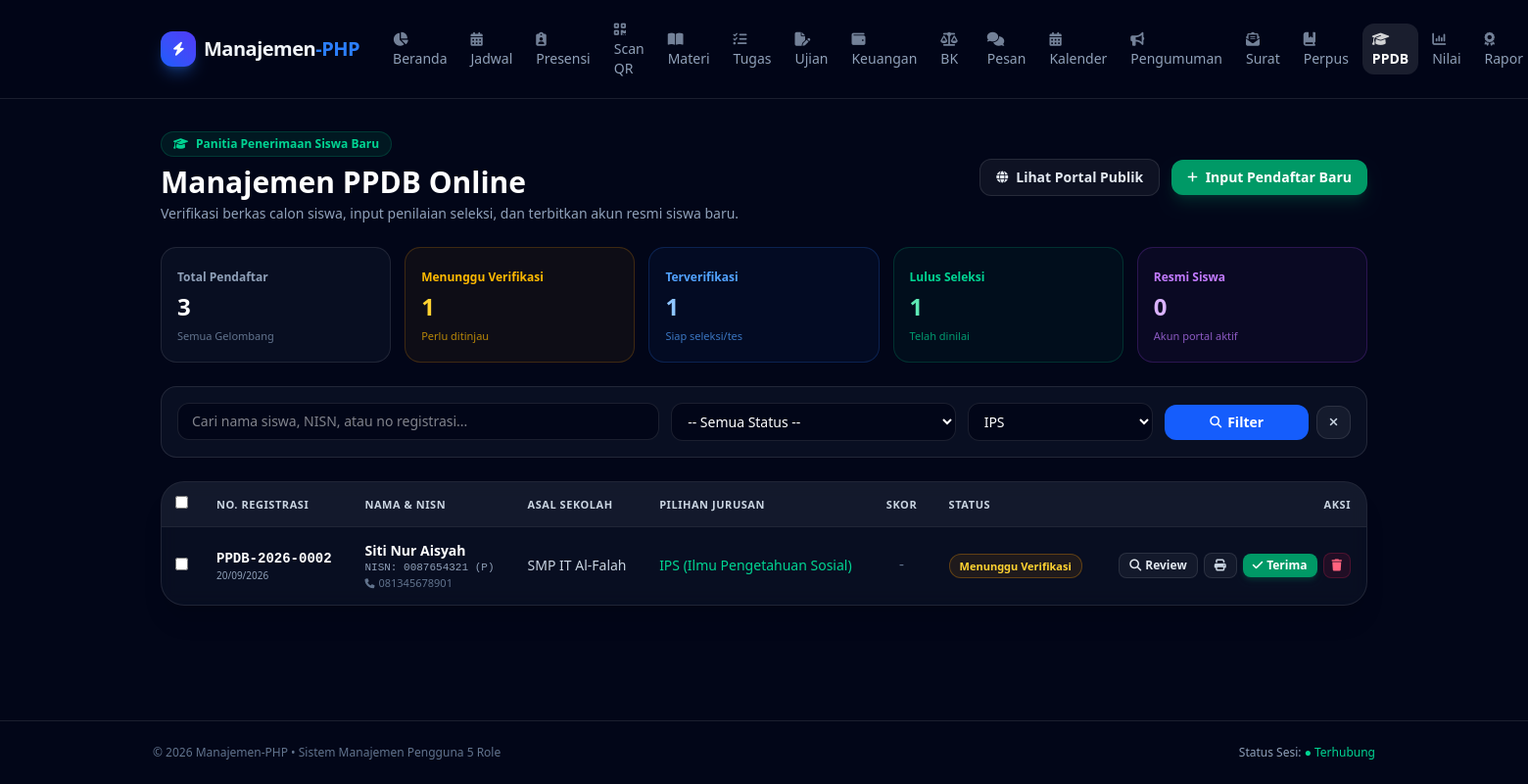
/dashboard/admin/ppdb.php?major=IPS (Ilmu Pengetahuan Sosial) (signed in), run on the app's committed database.
### tables this page shows
CREATE TABLE IF NOT EXISTS `ppdb_registrations` (
    `id` INT AUTO_INCREMENT PRIMARY KEY,
    `registration_no` VARCHAR(50) NOT NULL UNIQUE,
    `full_name` VARCHAR(150) NOT NULL,
    `nisn` VARCHAR(20) NOT NULL,
    `nik` VARCHAR(30) DEFAULT NULL,
    `gender` ENUM('L', 'P') NOT NULL,
    `birth_place` VARCHAR(100) NOT NULL,
    `birth_date` DATE NOT NULL,
    `religion` VARCHAR(50) DEFAULT 'Islam',
    `phone` VARCHAR(30) NOT NULL,
    `email` VARCHAR(100) NOT NULL,
    `address` TEXT NOT NULL,
    `previous_school` VARCHAR(150) NOT NULL,
    `chosen_major` VARCHAR(100) NOT NULL DEFAULT 'Umum',
    `parent_name` VARCHAR(150) NOT NULL,
    `parent_phone` VARCHAR(30) NOT NULL,
    `parent_job` VARCHAR(100) DEFAULT NULL,
    `report_card_doc` VARCHAR(255) DEFAULT NULL,
    `birth_cert_doc` VARCHAR(255) DEFAULT NULL,
    `family_card_doc` VARCHAR(255) DEFAULT NULL,
    `photo_doc` VARCHAR(255) DEFAULT NULL,
    `status` ENUM('menunggu_verifikasi', 'diverifikasi', 'lulus_seleksi', 'tidak_lulus', 'diterima') NOT NULL DEFAULT 'menunggu_verifikasi',
    `selection_score` DECIMAL(5,2) DEFAULT NULL,
    `notes` TEXT DEFAULT NULL,
    `user_id` INT DEFAULT NULL,
    `created_at` TIMESTAMP DEFAULT CURRENT_TIMESTAMP,
    `updated_at` TIMESTAMP DEFAULT CURRENT_TIMESTAMP ON UPDATE CURRENT_TIMESTAMP
);

### config/database.php (called while the page is built, shortened)
<?php
function getPpdbStatusLabel(string $status): string {
    return PPDB_STATUSES[$status]['label'] ?? ucfirst(str_replace('_', ' ', $status));
}
function getPpdbStatusBadge(string $status): string {
    return PPDB_STATUSES[$status]['badge'] ?? 'border-slate-500/30 bg-slate-500/10 text-slate-300';
}

### dashboard/admin/ppdb.php (the view, shortened to what this page needs)
<?php
require_once __DIR__ . "/../../config/database.php";
$filter_status = trim($_GET['status'] ?? '');
$filter_major  = trim($_GET['major'] ?? '');
$search_query  = trim($_GET['q'] ?? '');
$sql_where = [];
$sql_params = [];
if (!empty($filter_major)) {
    $sql_where[] = "chosen_major LIKE ?";
    $sql_params[] = "%$filter_major%";
}
$where_clause = !empty($sql_where) ? "WHERE " . implode(" AND ", $sql_where) : "";
$stats = [
    'total'    => (int)$pdo->query("SELECT COUNT(*) FROM ppdb_registrations")->fetchColumn(),
    'menunggu' => (int)$pdo->query("SELECT COUNT(*) FROM ppdb_registrations WHERE status = 'menunggu_verifikasi'")->fetchColumn(),
    'verif'    => (int)$pdo->query("SELECT COUNT(*) FROM ppdb_registrations WHERE status = 'diverifikasi'")->fetchColumn(),
    'lulus'    => (int)$pdo->query("SELECT COUNT(*) FROM ppdb_registrations WHERE status = 'lulus_seleksi'")->fetchColumn(),
    'diterima' => (int)$pdo->query("SELECT COUNT(*) FROM ppdb_registrations WHERE status = 'diterima'")->fetchColumn(),
];
$stmt_list = $pdo->prepare("SELECT * FROM ppdb_registrations $where_clause ORDER BY id DESC");
$stmt_list->execute($sql_params);
$registrations = $stmt_list->fetchAll();
include __DIR__ . "/../includes/header.php";
?>
<div class="space-y-6">
    <div class="flex flex-col sm:flex-row sm:items-center justify-between gap-4">
        <div>
            <div class="inline-flex items-center gap-2 rounded-full border border-emerald-500/20 bg-emerald-500/10 px-3 py-1 text-xs font-semibold text-emerald-400 mb-2">
                <i class="fa-solid fa-graduation-cap"></i> Panitia Penerimaan Siswa Baru
            </div>
            <h1 class="text-2xl sm:text-3xl font-extrabold text-white">Manajemen PPDB Online</h1>
            <p class="text-sm text-slate-400 mt-1">Verifikasi berkas calon siswa, input penilaian seleksi, dan terbitkan akun resmi siswa baru.</p>
        </div>
        <div class="flex items-center gap-3">
            <a href="../../ppdb.php" target="_blank"
               class="rounded-xl border border-white/10 bg-white/5 hover:bg-white/10 px-4 py-2 text-xs sm:text-sm font-semibold text-slate-200 transition flex items-center gap-2">
                <i class="fa-solid fa-globe text-xs"></i> Lihat Portal Publik
            </a>
            <a href="../../ppdb.php?tab=daftar" target="_blank"
               class="rounded-xl bg-emerald-600 hover:bg-emerald-500 px-4 py-2 text-xs sm:text-sm font-semibold text-white shadow-lg shadow-emerald-600/20 transition flex items-center gap-2">
                <i class="fa-solid fa-plus text-xs"></i> Input Pendaftar Baru
            </a>
        </div>
    </div>
    <div class="grid grid-cols-2 sm:grid-cols-5 gap-3.5">
        <div class="rounded-2xl border border-white/10 bg-slate-900/50 p-4">
            <span class="text-xs font-semibold text-slate-400">Total Pendaftar</span>
            <p class="text-2xl font-black text-white mt-1"><?= $stats['total'] ?></p>
            <span class="text-[11px] text-slate-500">Semua Gelombang</span>
        </div>
        <div class="rounded-2xl border border-amber-500/20 bg-amber-500/5 p-4">
            <span class="text-xs font-semibold text-amber-400">Menunggu Verifikasi</span>
            <p class="text-2xl font-black text-amber-300 mt-1"><?= $stats['menunggu'] ?></p>
            <span class="text-[11px] text-amber-400/70">Perlu ditinjau</span>
        </div>
        <div class="rounded-2xl border border-blue-500/20 bg-blue-500/5 p-4">
            <span class="text-xs font-semibold text-blue-400">Terverifikasi</span>
            <p class="text-2xl font-black text-blue-300 mt-1"><?= $stats['verif'] ?></p>
            <span class="text-[11px] text-blue-400/70">Siap seleksi/tes</span>
        </div>
        <div class="rounded-2xl border border-emerald-500/20 bg-emerald-500/5 p-4">
            <span class="text-xs font-semibold text-emerald-400">Lulus Seleksi</span>
            <p class="text-2xl font-black text-emerald-300 mt-1"><?= $stats['lulus'] ?></p>
            <span class="text-[11px] text-emerald-400/70">Telah dinilai</span>
        </div>
        <div class="col-span-2 sm:col-span-1 rounded-2xl border border-purple-500/20 bg-purple-500/5 p-4">
            <span class="text-xs font-semibold text-purple-400">Resmi Siswa</span>
            <p class="text-2xl font-black text-purple-300 mt-1"><?= $stats['diterima'] ?></p>
            <span class="text-[11px] text-purple-400/70">Akun portal aktif</span>
        </div>
    </div>
    <div class="rounded-2xl border border-white/10 bg-slate-900/60 p-4">
        <form method="GET" class="grid grid-cols-1 sm:grid-cols-12 gap-3">
            <div class="sm:col-span-5">
                <input type="text" name="q" value="<?= htmlspecialchars($search_query) ?>" placeholder="Cari nama siswa, NISN, atau no registrasi..."
                       class="w-full rounded-xl border border-white/10 bg-slate-950 px-3.5 py-2 text-xs sm:text-sm text-white focus:border-emerald-500 focus:outline-none transition">
            </div>
            <div class="sm:col-span-3">
                <select name="status" class="w-full rounded-xl border border-white/10 bg-slate-950 px-3 py-2 text-xs sm:text-sm text-white focus:border-emerald-500 focus:outline-none transition">
                    <option value="">-- Semua Status --</option>
                </select>
            </div>
            <div class="sm:col-span-2">
                <select name="major" class="w-full rounded-xl border border-white/10 bg-slate-950 px-3 py-2 text-xs sm:text-sm text-white focus:border-emerald-500 focus:outline-none transition">
                    <option value="IPS" <?= strpos($filter_major, 'IPS') !== false ? 'selected' : '' ?>>IPS</option>
                </select>
            </div>
            <div class="sm:col-span-2 flex items-center gap-2">
                <button type="submit" class="w-full rounded-xl bg-blue-600 hover:bg-blue-500 py-2 text-xs sm:text-sm font-semibold text-white transition flex items-center justify-center gap-1.5 cursor-pointer">
                    <i class="fa-solid fa-magnifying-glass text-xs"></i> Filter
                </button>
                <?php if (!empty($filter_status) || !empty($filter_major) || !empty($search_query)): ?>
                    <a href="ppdb.php" class="rounded-xl border border-white/10 bg-white/5 hover:bg-white/10 px-3 py-2 text-xs text-slate-300 transition" title="Reset Filter">
                        <i class="fa-solid fa-xmark"></i>
                    </a>
                <?php endif; ?>
            </div>
        </form>
    </div>
    <div class="rounded-3xl border border-white/10 bg-slate-900/50 backdrop-blur overflow-hidden shadow-xl">
        <div class="overflow-x-auto">
            <table class="w-full text-left text-xs sm:text-sm">
                <thead class="border-b border-white/10 bg-white/5 text-slate-300 font-bold uppercase text-[11px] tracking-wider">
                    <tr>
                        <th class="px-3 py-3.5 text-center w-10">
                            <input type="checkbox" id="selectAllPPDB" onchange="toggleSelectAll(this)" title="Pilih Semua" class="rounded border-white/20 bg-slate-950 text-emerald-500 focus:ring-0 cursor-pointer">
                        </th>
                        <th class="px-4 py-3.5">No. Registrasi</th>
                        <th class="px-4 py-3.5">Nama & NISN</th>
                        <th class="px-4 py-3.5">Asal Sekolah</th>
                        <th class="px-4 py-3.5">Pilihan Jurusan</th>
                        <th class="px-4 py-3.5 text-center">Skor</th>
                        <th class="px-4 py-3.5">Status</th>
                        <th class="px-4 py-3.5 text-right">Aksi</th>
                    </tr>
                </thead>
                <tbody class="divide-y divide-white/5 text-slate-200">
                    <?php if (empty($registrations)): ?>
                        <tr>
                            <td colspan="8" class="px-6 py-12 text-center text-slate-400">
                                <i class="fa-solid fa-file-lines text-3xl block mb-2 text-slate-500"></i>
                                Tidak ada data pendaftar yang sesuai kriteria pencarian.
                            </td>
                        </tr>
                    <?php else: ?>
                        <?php foreach ($registrations as $r): ?>
                            <tr class="hover:bg-white/5 transition">
                                <td class="px-3 py-3.5 text-center">
                                    <?php if ($r['status'] !== 'diterima'): ?>
                                        <input type="checkbox" form="formBatchPPDB" name="selected_ids[]" value="<?= $r['id'] ?>" onchange="updateBatchUI()" class="ppdb-checkbox rounded border-white/20 bg-slate-950 text-emerald-500 focus:ring-0 cursor-pointer">
                                    <?php else: ?>
                                        <span class="text-slate-600 font-mono text-xs">-</span>
                                    <?php endif; ?>
                                </td>
                                <td class="px-4 py-3.5 whitespace-nowrap font-mono font-bold text-white">
                                    <?= htmlspecialchars($r['registration_no']) ?>
                                    <span class="block text-[10px] font-sans font-normal text-slate-400">
                                        <?= date('d/m/Y', strtotime($r['created_at'])) ?>
                                    </span>
                                </td>
                                <td class="px-4 py-3.5">
                                    <div class="font-bold text-white"><?= htmlspecialchars($r['full_name']) ?></div>
                                    <div class="text-[11px] text-slate-400 font-mono">
                                        NISN: <?= htmlspecialchars($r['nisn']) ?> (<?= $r['gender'] ?>)
                                    </div>
                                    <div class="text-[11px] text-slate-500 flex items-center gap-1">
                                        <i class="fa-solid fa-phone text-[10px] text-slate-500"></i> <?= htmlspecialchars($r['phone']) ?>
                                    </div>
                                </td>
                                <td class="px-4 py-3.5 text-slate-300">
                                    <?= htmlspecialchars($r['previous_school']) ?>
                                </td>
                                <td class="px-4 py-3.5 font-medium text-emerald-400">
                                    <?= htmlspecialchars($r['chosen_major']) ?>
                                </td>
                                <td class="px-4 py-3.5 text-center font-bold font-mono">
                                    <?= $r['selection_score'] !== null ? number_format((float)$r['selection_score'], 1) : '<span class="text-slate-500 font-normal">-</span>' ?>
                                </td>
                                <td class="px-4 py-3.5 whitespace-nowrap">
                                    <span class="inline-flex items-center rounded-xl border px-2.5 py-1 text-[11px] font-semibold <?= getPpdbStatusBadge($r['status']) ?>">
                                        <?= htmlspecialchars(getPpdbStatusLabel($r['status'])) ?>
                                    </span>
                                </td>
                                <td class="px-4 py-3.5 whitespace-nowrap text-right">
                                    <div class="inline-flex items-center gap-1.5">
                                        <button onclick="openReviewModal(<?= htmlspecialchars(json_encode($r)) ?>)"
                                                class="rounded-lg border border-white/10 bg-white/5 hover:bg-white/15 px-2.5 py-1 text-xs font-semibold text-slate-200 transition inline-flex items-center gap-1 cursor-pointer"
                                                title="Lihat Detail & Dokumen">
                                            <i class="fa-solid fa-magnifying-glass text-xs"></i> Review
                                        </button>
                                        <a href="../../ppdb_card.php?reg=<?= urlencode($r['registration_no']) ?>" target="_blank"
                                           class="rounded-lg border border-white/10 bg-white/5 hover:bg-white/15 px-2.5 py-1 text-xs font-semibold text-slate-300 transition"
                                           title="Cetak Kartu Registrasi">
                                            <i class="fa-solid fa-print text-xs"></i>
                                        </a>
                                        <?php if ($r['status'] !== 'diterima'): ?>
                                            <button onclick="openAcceptModal(<?= $r['id'] ?>, '<?= htmlspecialchars(addslashes($r['full_name'])) ?>', '<?= htmlspecialchars(addslashes($r['chosen_major'])) ?>')"
                                                    class="rounded-lg bg-emerald-600 hover:bg-emerald-500 px-2.5 py-1 text-xs font-bold text-white shadow-md shadow-emerald-600/20 transition cursor-pointer inline-flex items-center gap-1"
                                                    title="Terima & Otomatis Buat Akun Siswa">
                                                <i class="fa-solid fa-check text-xs"></i> Terima
                                            </button>
                                        <?php else: ?>
                                            <span class="rounded-lg border border-purple-500/30 bg-purple-500/10 px-2 py-0.5 text-[10px] font-bold text-purple-300 inline-flex items-center gap-1">
                                                Resmi Siswa <i class="fa-solid fa-graduation-cap"></i>
                                            </span>
                                        <?php endif; ?>
                                        <?php if ($user_role === 'administrator'): ?>
                                            <form method="POST" class="inline" onsubmit="return confirm('Hapus data pendaftar ini secara permanen?');">
                                                <button type="submit" class="rounded-lg border border-rose-500/20 bg-rose-500/10 hover:bg-rose-500/20 px-2 py-1 text-xs text-rose-400 transition cursor-pointer" title="Hapus Data">
                                                    <i class="fa-solid fa-trash text-xs"></i>
                                                </button>
                                            </form>
                                        <?php endif; ?>
                                    </div>
                                </td>
                            </tr>
                        <?php endforeach; ?>
                    <?php endif; ?>
                </tbody>
            </table>
        </div>
    </div>
</div>
<?php include __DIR__ . "/../includes/footer.php"; ?>

### data on the page
ppdb_registrations: registration_no "PPDB-2026-0002", created_at "20/09/2026", full_name "Siti Nur Aisyah", nisn "0087654321", gender "P", phone "081345678901", previous_school "SMP IT Al-Falah", chosen_major "IPS (Ilmu Pengetahuan Sosial)", status "Menunggu Verifikasi"

### other printed values
$stats['total'] "3"
$stats['menunggu'] "1"
$stats['verif'] "1"
$stats['lulus'] "1"
$stats['diterima'] "0"
